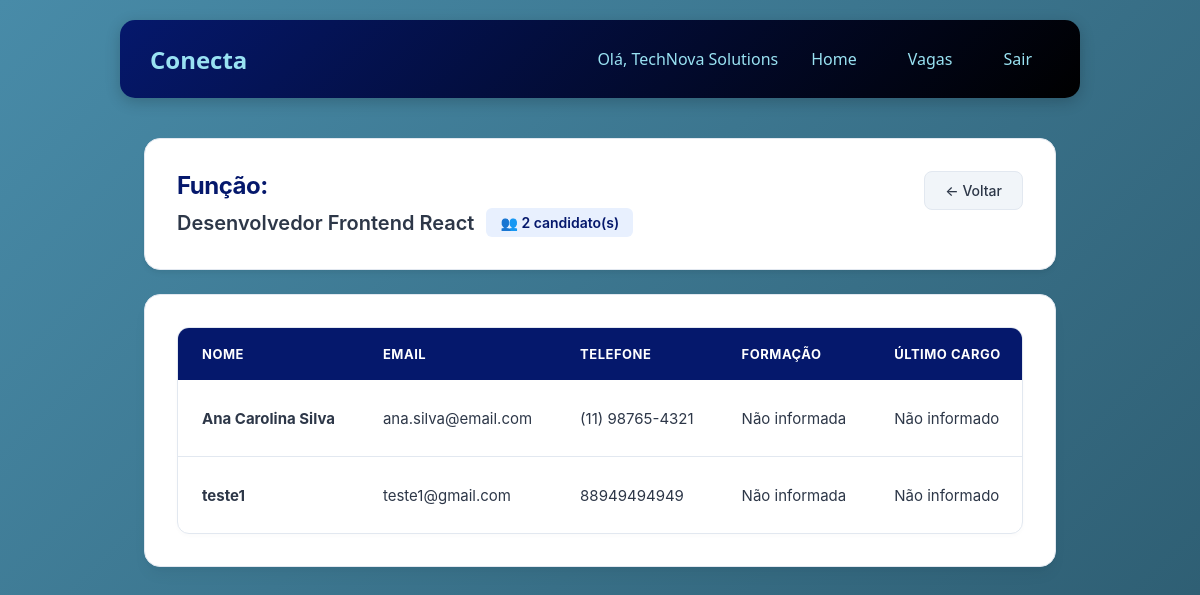
Before: /vaga/5/candidatos (signed in) with the older database file.
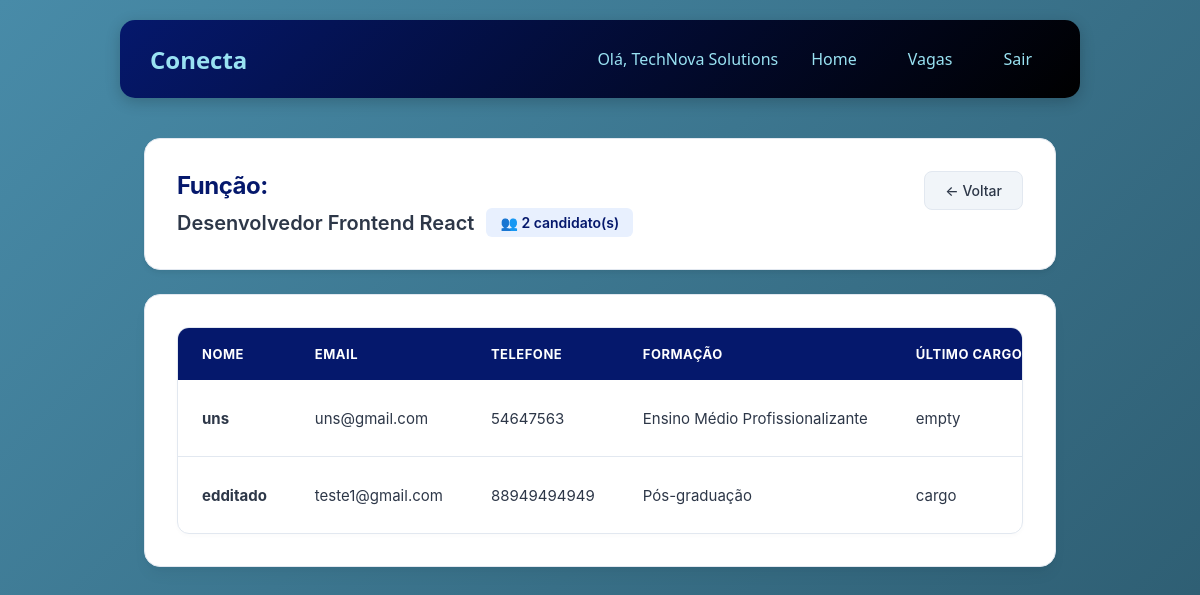
After: the same page with the newer database file.
### tables this page shows
CREATE TABLE empresas (
        id_empresa INTEGER PRIMARY KEY AUTOINCREMENT, 
        nome TEXT,
        endereco TEXT,
        email TEXT,
        senha TEXT,
        telefone TEXT,
        cnpj TEXT NOT NULL UNIQUE
    );

CREATE TABLE vagas (
        id_vaga INTEGER PRIMARY KEY AUTOINCREMENT,
        titulo TEXT,
        descricao TEXT,
        salario REAL,
        cidade TEXT,
        regime TEXT,
        status TEXT DEFAULT 'ativa',
        data_publicacao TIMESTAMP DEFAULT CURRENT_TIMESTAMP,
        id_empresa INTEGER ,
        FOREIGN KEY (id_empresa) REFERENCES empresas (id_empresa)
    );

CREATE TABLE candidaturas (
        id_candidatura INTEGER PRIMARY KEY AUTOINCREMENT,
        id_funcionario INTEGER,
        id_vaga INTEGER,
        data_candidatura TIMESTAMP DEFAULT CURRENT_TIMESTAMP,
        status TEXT DEFAULT 'pendente',
        FOREIGN KEY (id_funcionario) REFERENCES funcionarios (id_funcionario) ON DELETE CASCADE,
        FOREIGN KEY (id_vaga) REFERENCES vagas (id_vaga) ON DELETE CASCADE,
        UNIQUE(id_funcionario, id_vaga)
    );

CREATE TABLE funcionarios (
        id_funcionario INTEGER PRIMARY KEY AUTOINCREMENT, 
        nome TEXT,
        email TEXT,
        senha TEXT,
        telefone TEXT,
        cpf TEXT NOT NULL UNIQUE    
    );

CREATE TABLE respostas_questionario (
        id_resposta INTEGER PRIMARY KEY AUTOINCREMENT,
        id_funcionario INTEGER,
        cidade TEXT,
        estado TEXT,
        formacao TEXT, 
        curso TEXT,
        instituicao TEXT, 
        ano_conclusao INTEGER,
        ultimo_cargo TEXT,
        ultima_empresa TEXT,
        tempo_experiencia TEXT, 
        data_preenchimento TIMESTAMP DEFAULT CURRENT_TIMESTAMP,
        FOREIGN KEY (id_funcionario) REFERENCES funcionarios (id_funcionario) ON DELETE CASCADE
    );

### routes/candidatar_se.py (the view)
@bp_candidatar_se.route('/vaga/<int:id_vaga>/candidatos')
def ver_candidatos(id_vaga):
    if 'usuario_id' not in session or session.get('tipo') != 'empresa':
        flash("Acesso não autorizado!", "erro")
        return redirect('/')
    vaga = Vaga.buscar(id_vaga)
    if not vaga:
        flash("Vaga não encontrada!", "erro")
        return redirect(url_for('vagas.empresa_vagas'))
    if vaga['id_empresa'] != session['usuario_id']:
        flash("Você não tem permissão para ver os candidatos desta vaga!", "erro")
        return redirect(url_for('vagas.empresa_vagas'))
    total_candidatos = Candidatura.contar_por_vaga(id_vaga)
    candidatos = Candidatura.listar_candidatos_por_vaga(id_vaga)
    return render_template('home/ver_candidatos.html',
                         vaga=vaga,
                         total_candidatos=total_candidatos,
                         candidatos=candidatos)

### CRUDs/candidatura.py (called while the page is built)
    @staticmethod
    def contar_candidatos_por_vaga(id_vaga):
        conn = get_connection()
        try:
            cursor = conn.cursor()
            cursor.execute('''
                SELECT COUNT(*) as total
                FROM candidaturas
                WHERE id_vaga = ?
            ''', (id_vaga,))
            resultado = cursor.fetchone()
            return resultado['total'] if resultado else 0
        finally:
            conn.close()

    def listar_candidatos_por_vaga(id_vaga):
        conn = get_connection()
        try:
            cursor = conn.cursor()
            cursor.execute('''
                SELECT f.id_funcionario, f.nome, f.email, f.telefone,
                    c.id_candidatura, c.data_candidatura, c.status,
                    rq.formacao, rq.ultimo_cargo, rq.tempo_experiencia
                FROM candidaturas c
                JOIN funcionarios f ON c.id_funcionario = f.id_funcionario
                LEFT JOIN respostas_questionario rq ON f.id_funcionario = rq.id_funcionario
                WHERE c.id_vaga = ?
                ORDER BY c.data_candidatura DESC
            ''', (id_vaga,))
            return cursor.fetchall()
        finally:
            conn.close()

### CRUDs/crud_vagas.py (called while the page is built)
    @staticmethod
    def buscar_por_id(id_vaga):
        conn = get_connection()
        try:
            cursor = conn.cursor()
            cursor.execute('''
                SELECT v.*, e.nome as empresa_nome
                FROM vagas v
                JOIN empresas e ON v.id_empresa = e.id_empresa
                WHERE v.id_vaga = ?
            ''', (id_vaga,))
            return cursor.fetchone()
        finally:
            conn.close()

    @staticmethod
    def buscar_competencias_vaga(id_vaga):
        conn = get_connection()
        try:
            cursor = conn.cursor()
            cursor.execute('''
                SELECT c.id_competencia, c.nome
                FROM vaga_competencias vc
                JOIN competencias c ON vc.id_competencia = c.id_competencia
                WHERE vc.id_vaga = ?
            ''', (id_vaga,))
            return cursor.fetchall()
        finally:
            conn.close()

### database/connect.py (called while the page is built)
def get_connection():
    conn = sqlite3.connect(Config.DB_PATH)
    conn.execute("PRAGMA foreign_keys = ON;")
    conn.row_factory = sqlite3.Row
    return conn

### models/model_vagas.py (called while the page is built)
    @staticmethod
    def contar_por_vaga(id_vaga):
        return CandidaturaCRUD.contar_candidatos_por_vaga(id_vaga)

### templates/home/ver_candidatos.html (shortened to what this page needs)
{% extends "menu.html" %}
{% block content %}
<div class="container-candidatos">
    <div class="header-candidatos">
        <div class="lado-esquerdo-header">
            <h1>Função:</h1>
            <div class="info-vaga">
                <span class="titulo-vaga">{{ vaga.titulo }}</span>
                <span class="total">👥 {{ total_candidatos if total_candidatos else 0 }} candidato(s)</span>
            </div>
        </div>
        <div class="lado-direito-header">
            <div class="acoes-header">
                 <a href="#" onclick="window.history.back(); return false;" class="btn-voltar">← Voltar</a>
            </div>
        </div>
    </div>
    <div class="corpo-candidatos">
        {% if candidatos and candidatos|length > 0 %}
            <div class="tabela-candidatos">
                <table>
                    <thead>
                        <tr>
                            <th>Nome</th>
                            <th>Email</th>
                            <th>Telefone</th>
                            <th>Formação</th>
                            <th>Último Cargo</th>
                        </tr>
                    </thead>
                    <tbody>
                        {% for candidato in candidatos %}
                        <tr>
                            <td><strong>{{ candidato.nome }}</strong></td>
                            <td>{{ candidato.email }}</td>
                            <td>{{ candidato.telefone if candidato.telefone else 'Não informado' }}</td>
                            <td>{{ candidato.formacao if candidato.formacao else 'Não informada' }}</td>
                            <td>{{ candidato.ultimo_cargo if candidato.ultimo_cargo else 'Não informado' }}</td>
                        </tr>
                        {% endfor %}
                    </tbody>
                </table>
            </div>
        {% else %}
            <div class="sem-candidatos">
                <p>😕 Nenhum candidato se inscreveu para esta vaga ainda.</p>
                <p>Compartilhe esta vaga para atrair mais candidatos!</p>
            </div>
        {% endif %}
    </div>
</div>
<link rel="stylesheet" href="{{ url_for('static', filename='css/home/ver_candidatos.css') }}">
{% endblock %}

### templates/menu.html (shortened to what this page needs)
<!DOCTYPE html>
<html lang="pt-br">
<head>
    <link rel="stylesheet" href="{{ url_for('static', filename='css/home/homef.css') }}">
</head>
<body>
    <div class="container">
        <div class="header">
            <div class="logo">Conecta</div>
            <div class="user-info">
                <span>Olá, {{ session.usuario_nome }}</span>
                <a href="/home" class="btn-back">Home</a>
                <a href="/vagas" class="btn-back">Vagas</a>
                <a href="/logout" class="btn-logout">Sair</a>
            </div>
        </div>
        <div class="content">
            {% block content %}
            {% endblock %}
        </div>
    </div>
</body>
</html>

### static/css/home/homef.css (style rules this page uses)
* { margin: 0; padding: 0; box-sizing: border-box; }
body { font-family: 'Segoe UI', Tahoma, Geneva, Verdana, sans-serif; background: linear-gradient(135deg, #488BA8 0%, #2c5a6e 100%); min-height: 100vh; }
.container { max-width: 1000px; margin: 0 auto; padding: 20px; }
.header { background: linear-gradient(135deg, #05186c 0%, #000000 100%); color: #99E2F2; padding: 20px 30px; border-radius: 15px; display: flex; justify-content: space-between; align-items: center; margin-bottom: 25px; box-shadow: 0 4px 15px rgba(0,0,0,0.2); }
.logo { font-size: 24px; font-weight: bold; color: #99E2F2; }
.user-info { display: flex; gap: 15px; align-items: center; margin-left: auto; }
.btn-back, .btn-logout { color: #99E2F2; text-decoration: none; padding: 8px 18px; border-radius: 8px; transition: 0.3s; font-weight: 500; }

### static/css/home/ver_candidatos.css (style rules this page uses)
:root { --primary: #05186c; --primary-hover: #0a28a0; --primary-light: #e8f0fe; --accent: #99E2F2; --text-main: #2d3748; --text-muted: #718096; --bg-body: #f7fafc; --bg-card: #ffffff; --border-color: #e2e8f0; --status-pendente-bg: #fffaf0; --status-pendente-text: #b7791f; --status-aprovado-bg: #f0fff4; --status-aprovado-text: #38a169; --status-rejeitado-bg: #fff5f5; --status-rejeitado-text: #e53e3e; --transition-smooth: all 0.25s cubic-bezier(0.4, 0, 0.2, 1); --shadow-soft: 0 4px 6px -1px rgba(0, 0, 0, 0.05), 0 2px 4px -1px rgba(0, 0, 0, 0.03); --shadow-md: 0 10px 15px -3px rgba(0, 0, 0, 0.05), 0 4px 6px -2px rgba(0, 0, 0, 0.02); }
.container-candidatos { max-width: 1200px; margin: 40px auto; padding: 0 24px; font-family: -apple-system, BlinkMacSystemFont, "Segoe UI", Roboto, Helvetica, Arial, sans-serif; color: var(--text-main); box-sizing: border-box; }
.header-candidatos { background: var(--bg-card); border-radius: 16px; padding: 32px; margin-bottom: 24px; box-shadow: var(--shadow-soft); border: 1px solid var(--border-color); display: flex; justify-content: space-between; align-items: flex-start; gap: 24px; }
.lado-esquerdo-header { display: flex; flex-direction: column; align-items: flex-start; gap: 8px; flex: 1; }
.header-candidatos h1 { color: var(--primary); font-size: 24px; font-weight: 700; letter-spacing: -0.5px; margin: 0; text-align: left; }
.info-vaga { display: flex; flex-direction: row; align-items: center; justify-content: flex-start; gap: 12px; width: 100%; }
.info-vaga .titulo-vaga { font-size: 20px; font-weight: 600; color: var(--text-main); text-align: left; }
.info-vaga .total { font-weight: 600; color: var(--primary); background: var(--primary-light); padding: 6px 14px; border-radius: 6px; white-space: nowrap; font-size: 14px; }
.lado-direito-header { display: flex; align-items: flex-start; }
.acoes-header { display: flex; justify-content: flex-end; width: 100%; }
.btn-voltar { display: inline-flex; align-items: center; padding: 10px 20px; background: #f1f5f9; color: var(--text-main); border-radius: 8px; text-decoration: none; font-weight: 500; font-size: 14px; transition: var(--transition-smooth); border: 1px solid var(--border-color); }
.corpo-candidatos { background: var(--bg-card); border-radius: 16px; padding: 32px; box-shadow: var(--shadow-md); border: 1px solid var(--border-color); }
.tabela-candidatos { overflow-x: auto; border-radius: 12px; border: 1px solid var(--border-color); box-shadow: 0 2px 4px rgba(0, 0, 0, 0.02); }
.tabela-candidatos table { width: 100%; border-collapse: collapse; font-size: 15px; text-align: left; table-layout: auto; }
.tabela-candidatos thead { background: var(--primary); color: #ffffff; }
.tabela-candidatos th { padding: 18px 24px; font-weight: 700; text-transform: uppercase; font-size: 13px; letter-spacing: 0.5px; color: #ffffff; white-space: nowrap; }
.tabela-candidatos td { padding: 20px 24px; border-bottom: 1px solid var(--border-color); vertical-align: middle; color: var(--text-main); white-space: nowrap; }
.tabela-candidatos td:nth-child(5), .tabela-candidatos td:nth-child(6) { white-space: normal; min-width: 150px; max-width: 250px; }
.tabela-candidatos tbody tr { transition: var(--transition-smooth); }
.tabela-candidatos tbody tr:last-child td { border-bottom: none; }

Changed rows visible on the page:
removed candidaturas: nome "Ana Carolina Silva", email "ana.silva@email.com", telefone "(11) 98765-4321", formacao "Não informada", ultimo_cargo "Não informado"
added candidaturas: nome "uns", email "uns@gmail.com", telefone "54647563", formacao "Ensino Médio Profissionalizante", ultimo_cargo "empty"
changed through a linked row, candidaturas "teste1@gmail.com": nome "teste1" → "edditado"; formacao "Não informada" → "Pós-graduação"; ultimo_cargo "Não informado" → "cargo"
